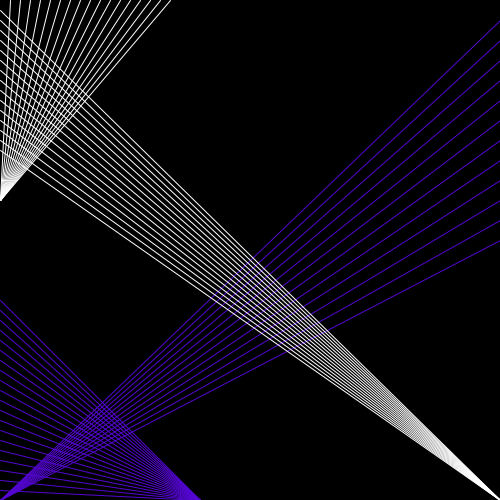
Frame 1 (no input)
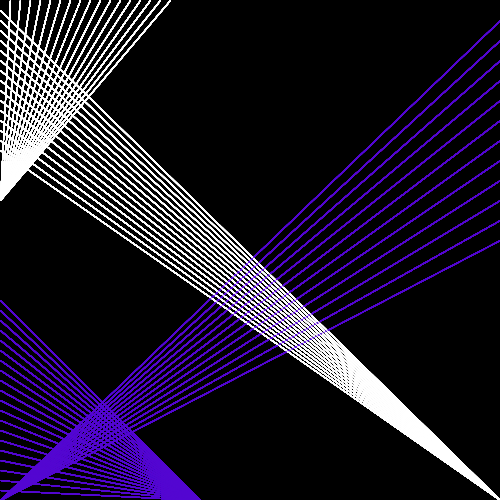
Frame 60 (the mouse pressed at the canvas centre just before this capture)
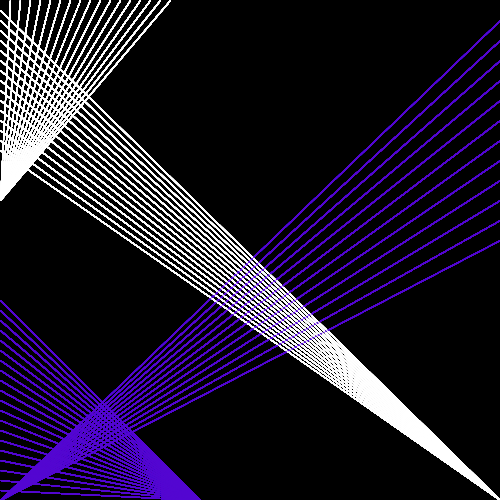
Frame 120 (the mouse held since frame 60 and released just before this capture)

The Processing sketch that drew these frames (run headless with seeded random() and noise(); from frame 60 on, the mouse is pressed at the canvas centre):

// Processing sketch: processing_32379
// ── processing_32379.pde


void setup () {
  size (500,500);
  noFill ();
  background (0);  
}


void draw ()
{
  stroke (83,6,209);
  strokeWeight (1);
  
  line (0,500,200,500);
  line (0,490,200,500);
  line (0,480,200,500);
  line (0,470,200,500);
  line (0,460,200,500);
  line (0,450,200,500);
  line (0,440,200,500);
  line (0,430,200,500);
  line (0,420,200,500);
  line (0,410,200,500);
  line (0,400,200,500);
  line (0,390,200,500);
  line (0,380,200,500);
  line (0,370,200,500);
  line (0,360,200,500);
  line (0,350,200,500);
  line (0,340,200,500);
  line (0,330,200,500);
  line (0,320,200,500);
  line (0,310,200,500);
  line (0,300,200,500);
  

  
  line (500,20,0,500);
  line (500,40,0,500);
  line (500,60,0,500);
  line (500,80,0,500);
  line (500,100,0,500);
  line (500,120,0,500);
  line (500,140,0,500);
  line (500,160,0,500);
  line (500,180,0,500);
  line (500,200,0,500);
  line (500,220,0,500);
  line (500,240,0,500);

  
  

  stroke (255);

  line (0,10,500,500);
  line (0,20,500,500);
  line (0,30,500,500);
  line (0,40,500,500);
  line (0,50,500,500);
  line (0,60,500,500);
  line (0,70,500,500);
  line (0,80,500,500);
  line (0,90,500,500);
  line (0,100,500,500);
  line (0,110,500,500);
  line (0,120,500,500);
  line (0,130,500,500);
  line (0,140,500,500);
  line (0,150,500,500);

  
  line (0,200,10,0);
  line (0,200,20,0);
  line (0,200,30,0);
  line (0,200,40,0);
  line (0,200,50,0);
  line (0,200,60,0);
  line (0,200,70,0);
  line (0,200,80,0);
  line (0,200,90,0);
  line (0,200,100,0);
  line (0,200,110,0);
  line (0,200,120,0);
  line (0,200,130,0);
  line (0,200,140,0);
  line (0,200,150,0);
  line (0,200,160,0);
  line (0,200,170,0);

 
  
}
